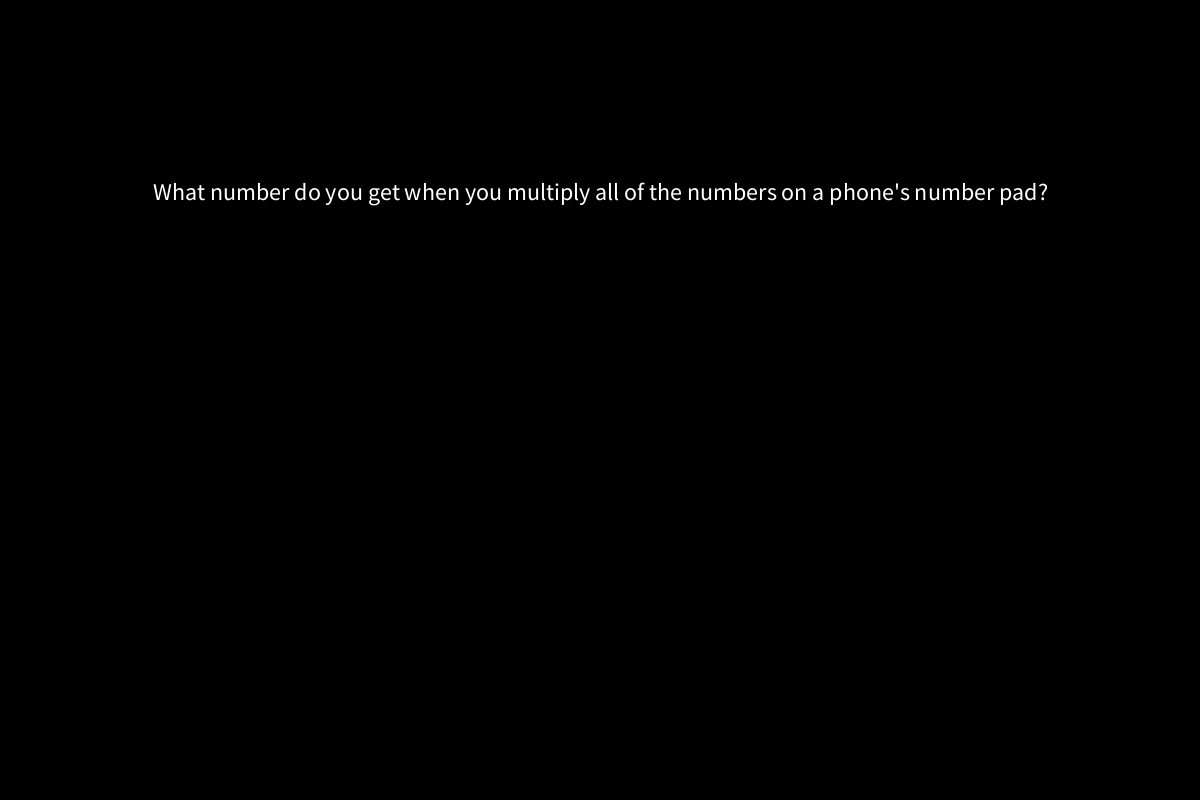
Frame 1 (no input)
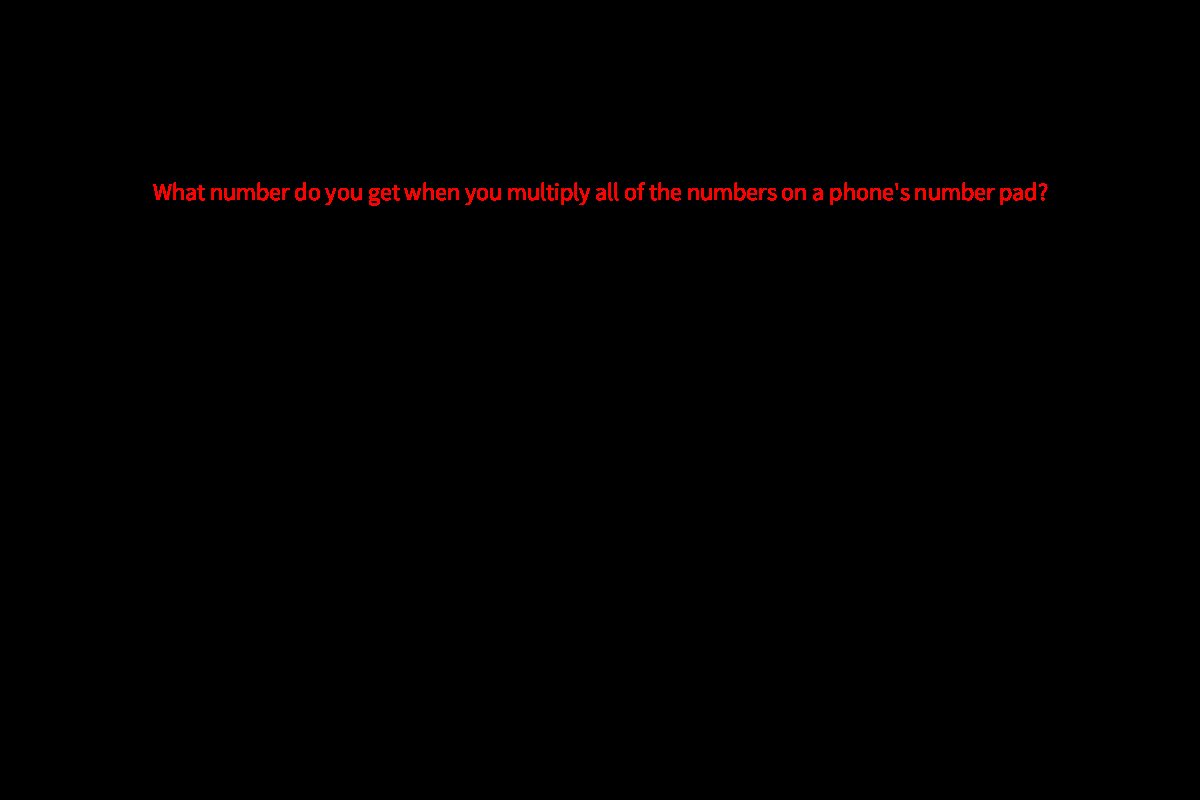
Frame 60 (the mouse pressed at the canvas centre just before this capture)
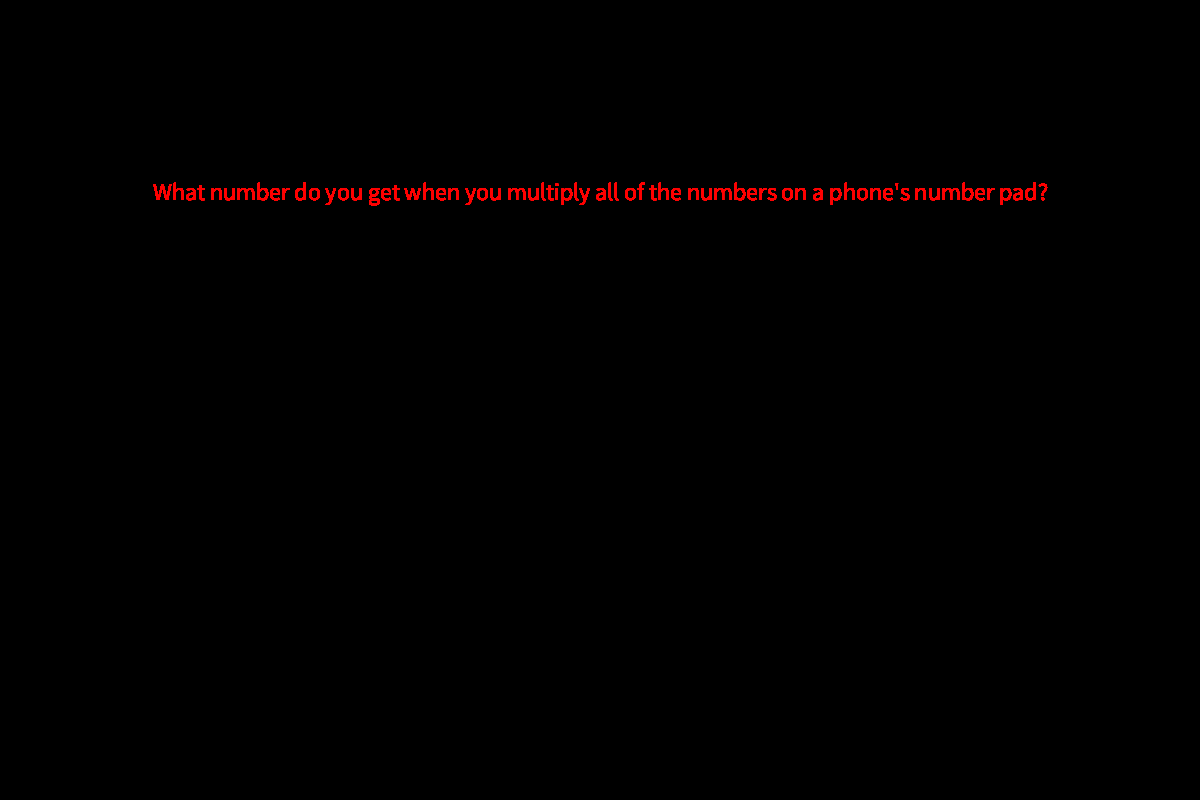
Frame 120 (the mouse held since frame 60 and released just before this capture)

The Processing sketch that drew these frames (run headless with seeded random() and noise(); from frame 60 on, the mouse is pressed at the canvas centre):

// Processing sketch: riddle_class
// ── riddle_class.pde
void setup(){
  size(1200,800);
  background(0);
}

void draw(){
  textSize(24);
  textAlign(CENTER);
  text("What number do you get when you multiply all of the numbers on a phone's number pad?", width/2, height/4);
  fill(255,0,0);
  
}
// ── riddle_game.pde
class Rect{
  PVector loc;
  float wid,hei;
  String answer;
  
  
  Rect(float x, float y) {
    loc = new PVector(x,y);
    wid = 100;
    hei = 100;
    
    
  }
  
  void display(){
    fill(0,255,0);
    rect(loc.x,loc.y,wid,hei);
    
  }
}
